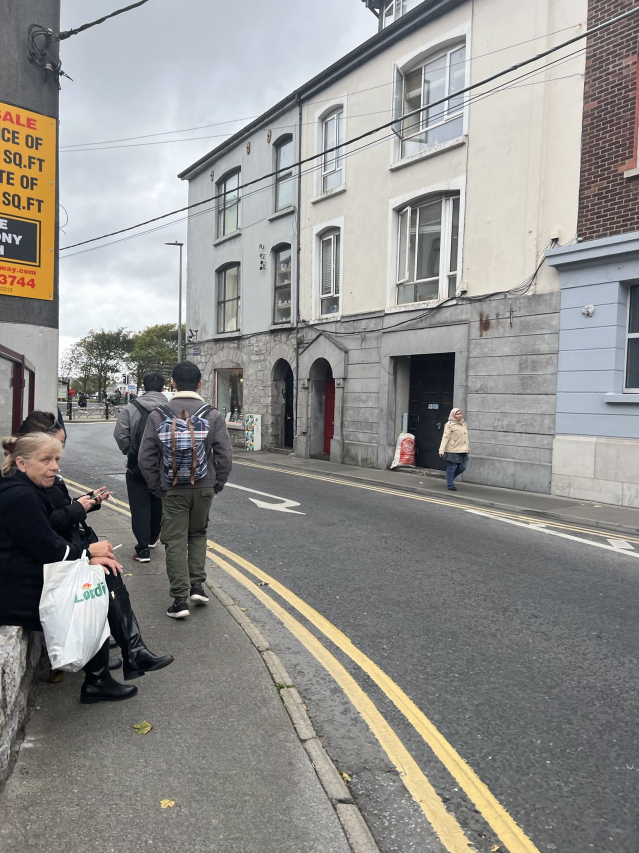
#> input picture picture1.jpg, 1278 x 1706 px (shown at 1/2 size)
$ python Part_1_HistogramEqualization.py
#> lines starting #> are read from the running program, lines starting #| are printed output that depends on the picture
import matplotlib.pyplot as plt
import numpy as np
import pandas as pd
import cv2

# Read image and change into Grayscale
img = cv2.imread("picture1.jpg",0)
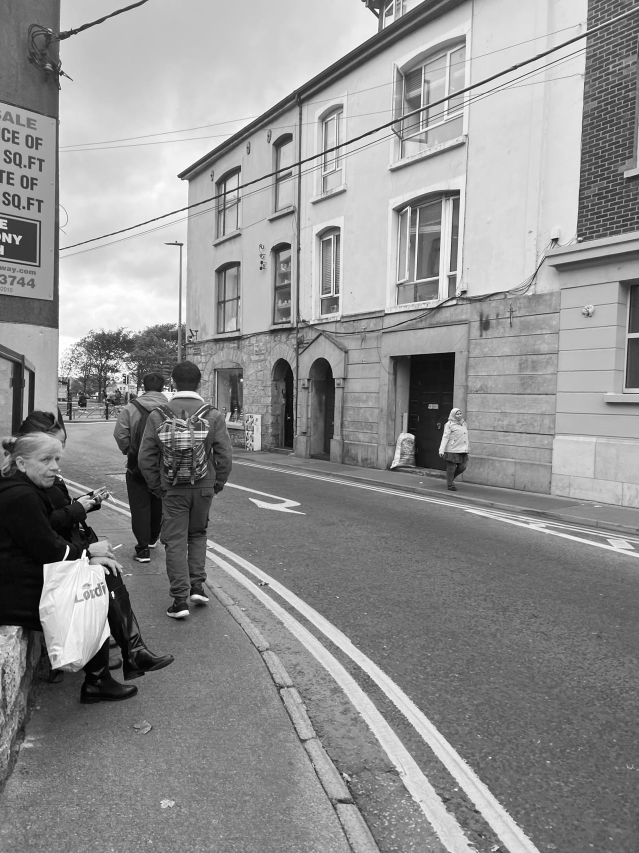
#> img: shape (1706, 1278) (shown at 1/2 size); min 0, max 255, mean 144
img = cv2.resize(img,(300,500))
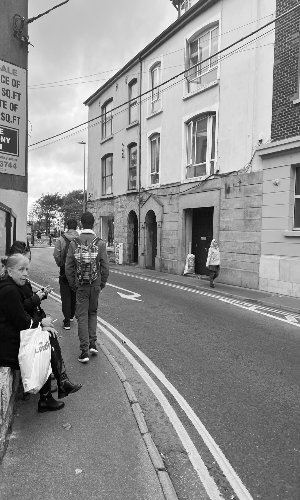
#> img: shape (500, 300); min 0, max 255, mean 143.9

# histogram equalization

def hist_equal(img, z_max=255):
#> called with z_max = 255
    H, W = img.shape
#> H = 500; W = 300
    # S is the total of pixels
    S = H * W * 1.
#> S = 150000

    result = img.copy()

    sum_h = 0.

    for i in range(1, 255):
         ind = np.where(img == i)
         sum_h += len(img[ind])
         z_result = z_max / S * sum_h
         result[ind] = z_result
#> this loop made 254 passes
#> (ind, sum_h, z_result) on passes 1 to 3: (13 positions, rows 285 to 400, columns 17 to 57, 13, 0.0221), (16 positions, rows 298 to 408, columns 18 to 59, 29, 0.0493), (48 positions, rows 280 to 408, columns 8 to 67, 77, 0.131)
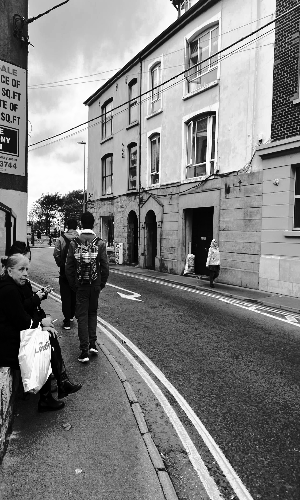
#> result: shape (500, 300); min 0, max 255, mean 127.7
#> after the loop, sum_h = 149985

    result = result.astype(np.uint8)
    return result


# histogram normalization
result = hist_equal(img)


# Display histogram
plt.hist(result.ravel(), bins=255, rwidth=0.8, range=(0, 255))
plt.savefig("picture1_histogram.png")
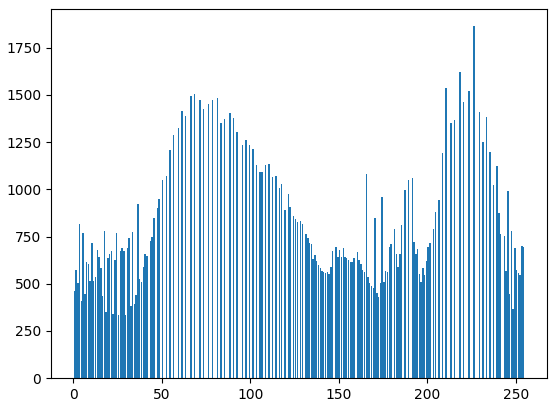
#> figure drawn by matplotlib, 1 panel; tallest bar 1864 high, from x = 226.1 to 226.9
plt.show()

# Save result
cv2.imshow("result", result)
cv2.imwrite("picture1_histogram_result.jpg", result)
cv2.waitKey(0)

$ run again, with nature1.jpg copied over picture1.jpg
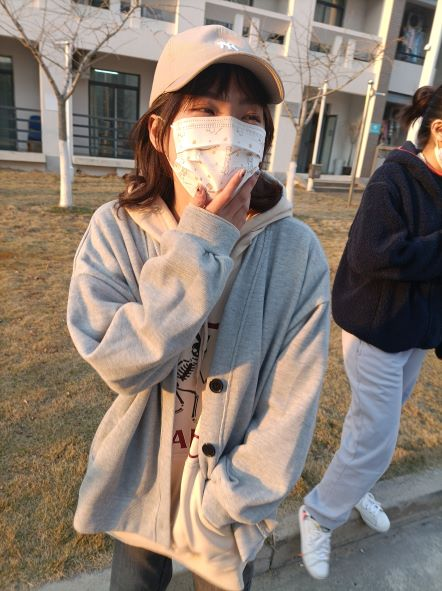
#> input picture nature1.jpg, 442 x 591 px
#> the loop in hist_equal, `for i in range(1, 255):` made 254 passes
#> (ind, sum_h, z_result) on passes 1 to 3: ((empty array, empty array), 0, 0), ((empty array, empty array), 0, 0), ((empty array, empty array), 0, 0)
#> after the loop in hist_equal, `for i in range(1, 255):`:
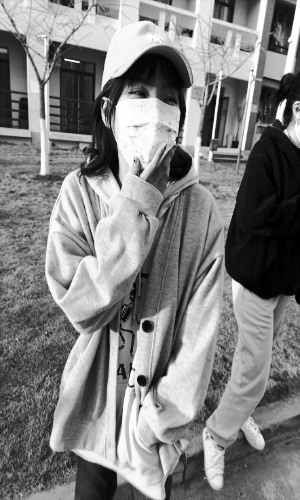
#> result: shape (500, 300); min 0, max 255, mean 127.7
#> after the loop in hist_equal, `for i in range(1, 255):`: sum_h = 149958
#> `plt.savefig("picture1_histogram.png")`:
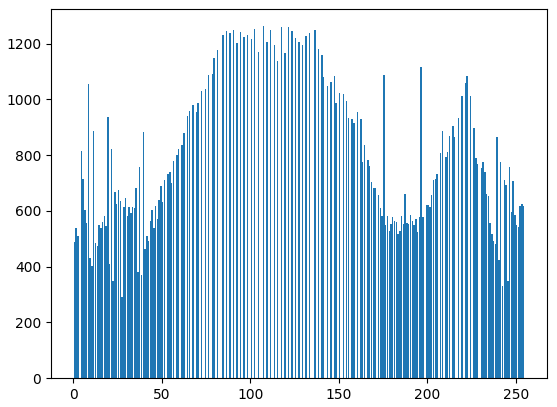
#> figure drawn by matplotlib, 1 panel; tallest bar 1263 high, from x = 107.1 to 107.9
